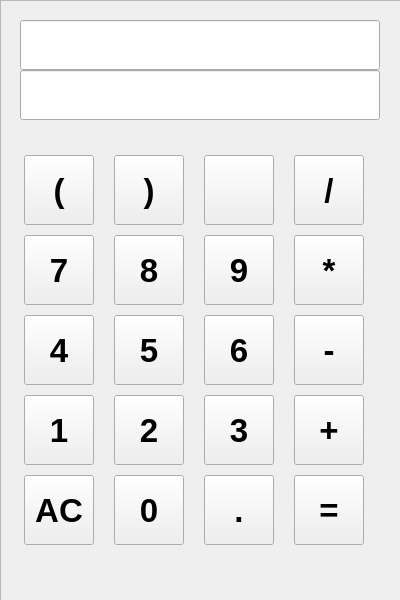
<?xml version="1.0" encoding="UTF-8"?>
<ui version="4.0">
 <class>QtWidgetsApplicationClass</class>
 <widget class="QWidget" name="QtWidgetsApplicationClass">
  <property name="geometry">
   <rect>
    <x>0</x>
    <y>0</y>
    <width>400</width>
    <height>600</height>
   </rect>
  </property>
  <property name="minimumSize">
   <size>
    <width>400</width>
    <height>600</height>
   </size>
  </property>
  <property name="maximumSize">
   <size>
    <width>400</width>
    <height>600</height>
   </size>
  </property>
  <property name="windowTitle">
   <string>原神计算器</string>
  </property>
  <property name="windowIcon">
   <iconset resource="QtWidgetsApplication.qrc">
    <normaloff>:/QtWidgetsApplication/image/ios.jpg</normaloff>:/QtWidgetsApplication/image/ios.jpg</iconset>
  </property>
  <property name="autoFillBackground">
   <bool>false</bool>
  </property>
  <property name="styleSheet">
   <string notr="true"/>
  </property>
  <widget class="QLineEdit" name="lineEdit2">
   <property name="geometry">
    <rect>
     <x>20</x>
     <y>20</y>
     <width>360</width>
     <height>50</height>
    </rect>
   </property>
   <property name="minimumSize">
    <size>
     <width>360</width>
     <height>50</height>
    </size>
   </property>
   <property name="maximumSize">
    <size>
     <width>360</width>
     <height>50</height>
    </size>
   </property>
   <property name="font">
    <font>
     <family>宋体</family>
     <pointsize>20</pointsize>
    </font>
   </property>
   <property name="cursor">
    <cursorShape>IBeamCursor</cursorShape>
   </property>
   <property name="text">
    <string/>
   </property>
   <property name="alignment">
    <set>Qt::AlignBottom|Qt::AlignRight|Qt::AlignTrailing</set>
   </property>
   <property name="readOnly">
    <bool>true</bool>
   </property>
  </widget>
  <widget class="QLineEdit" name="lineEdit1">
   <property name="geometry">
    <rect>
     <x>20</x>
     <y>70</y>
     <width>360</width>
     <height>50</height>
    </rect>
   </property>
   <property name="minimumSize">
    <size>
     <width>360</width>
     <height>50</height>
    </size>
   </property>
   <property name="maximumSize">
    <size>
     <width>360</width>
     <height>50</height>
    </size>
   </property>
   <property name="font">
    <font>
     <family>宋体</family>
     <pointsize>20</pointsize>
    </font>
   </property>
   <property name="text">
    <string/>
   </property>
   <property name="alignment">
    <set>Qt::AlignBottom|Qt::AlignRight|Qt::AlignTrailing</set>
   </property>
   <property name="readOnly">
    <bool>true</bool>
   </property>
  </widget>
  <widget class="QWidget" name="layoutWidget">
   <property name="geometry">
    <rect>
     <x>10</x>
     <y>140</y>
     <width>381</width>
     <height>421</height>
    </rect>
   </property>
   <layout class="QGridLayout" name="zujian">
    <property name="leftMargin">
     <number>0</number>
    </property>
    <item row="4" column="3">
     <widget class="QPushButton" name="num_dengyu">
      <property name="sizePolicy">
       <sizepolicy hsizetype="Minimum" vsizetype="Fixed">
        <horstretch>0</horstretch>
        <verstretch>0</verstretch>
       </sizepolicy>
      </property>
      <property name="minimumSize">
       <size>
        <width>70</width>
        <height>70</height>
       </size>
      </property>
      <property name="maximumSize">
       <size>
        <width>70</width>
        <height>150</height>
       </size>
      </property>
      <property name="font">
       <font>
        <pointsize>25</pointsize>
        <bold>true</bold>
       </font>
      </property>
      <property name="text">
       <string>=</string>
      </property>
     </widget>
    </item>
    <item row="3" column="2">
     <widget class="QPushButton" name="num_3">
      <property name="sizePolicy">
       <sizepolicy hsizetype="Minimum" vsizetype="Fixed">
        <horstretch>0</horstretch>
        <verstretch>0</verstretch>
       </sizepolicy>
      </property>
      <property name="minimumSize">
       <size>
        <width>70</width>
        <height>70</height>
       </size>
      </property>
      <property name="maximumSize">
       <size>
        <width>70</width>
        <height>70</height>
       </size>
      </property>
      <property name="font">
       <font>
        <pointsize>25</pointsize>
        <bold>true</bold>
       </font>
      </property>
      <property name="text">
       <string>3</string>
      </property>
     </widget>
    </item>
    <item row="3" column="3">
     <widget class="QPushButton" name="num_jia">
      <property name="sizePolicy">
       <sizepolicy hsizetype="Minimum" vsizetype="Fixed">
        <horstretch>0</horstretch>
        <verstretch>0</verstretch>
       </sizepolicy>
      </property>
      <property name="minimumSize">
       <size>
        <width>70</width>
        <height>70</height>
       </size>
      </property>
      <property name="maximumSize">
       <size>
        <width>70</width>
        <height>70</height>
       </size>
      </property>
      <property name="font">
       <font>
        <pointsize>25</pointsize>
        <bold>true</bold>
       </font>
      </property>
      <property name="text">
       <string>+</string>
      </property>
     </widget>
    </item>
    <item row="4" column="0">
     <widget class="QPushButton" name="num_AC">
      <property name="sizePolicy">
       <sizepolicy hsizetype="Minimum" vsizetype="Fixed">
        <horstretch>0</horstretch>
        <verstretch>0</verstretch>
       </sizepolicy>
      </property>
      <property name="minimumSize">
       <size>
        <width>70</width>
        <height>70</height>
       </size>
      </property>
      <property name="maximumSize">
       <size>
        <width>70</width>
        <height>70</height>
       </size>
      </property>
      <property name="font">
       <font>
        <pointsize>25</pointsize>
        <bold>true</bold>
       </font>
      </property>
      <property name="text">
       <string>AC</string>
      </property>
     </widget>
    </item>
    <item row="1" column="3">
     <widget class="QPushButton" name="num_cheng">
      <property name="sizePolicy">
       <sizepolicy hsizetype="Minimum" vsizetype="Fixed">
        <horstretch>0</horstretch>
        <verstretch>0</verstretch>
       </sizepolicy>
      </property>
      <property name="minimumSize">
       <size>
        <width>70</width>
        <height>70</height>
       </size>
      </property>
      <property name="maximumSize">
       <size>
        <width>70</width>
        <height>70</height>
       </size>
      </property>
      <property name="font">
       <font>
        <pointsize>25</pointsize>
        <bold>true</bold>
       </font>
      </property>
      <property name="text">
       <string>*</string>
      </property>
     </widget>
    </item>
    <item row="0" column="0">
     <widget class="QPushButton" name="num_zuo">
      <property name="sizePolicy">
       <sizepolicy hsizetype="Minimum" vsizetype="Fixed">
        <horstretch>0</horstretch>
        <verstretch>0</verstretch>
       </sizepolicy>
      </property>
      <property name="minimumSize">
       <size>
        <width>70</width>
        <height>70</height>
       </size>
      </property>
      <property name="maximumSize">
       <size>
        <width>70</width>
        <height>70</height>
       </size>
      </property>
      <property name="font">
       <font>
        <pointsize>25</pointsize>
        <bold>true</bold>
       </font>
      </property>
      <property name="text">
       <string>(</string>
      </property>
     </widget>
    </item>
    <item row="1" column="2">
     <widget class="QPushButton" name="num_9">
      <property name="sizePolicy">
       <sizepolicy hsizetype="Minimum" vsizetype="Fixed">
        <horstretch>0</horstretch>
        <verstretch>0</verstretch>
       </sizepolicy>
      </property>
      <property name="minimumSize">
       <size>
        <width>70</width>
        <height>70</height>
       </size>
      </property>
      <property name="maximumSize">
       <size>
        <width>70</width>
        <height>70</height>
       </size>
      </property>
      <property name="font">
       <font>
        <pointsize>25</pointsize>
        <bold>true</bold>
       </font>
      </property>
      <property name="text">
       <string>9</string>
      </property>
     </widget>
    </item>
    <item row="2" column="2">
     <widget class="QPushButton" name="num_6">
      <property name="sizePolicy">
       <sizepolicy hsizetype="Minimum" vsizetype="Fixed">
        <horstretch>0</horstretch>
        <verstretch>0</verstretch>
       </sizepolicy>
      </property>
      <property name="minimumSize">
       <size>
        <width>70</width>
        <height>70</height>
       </size>
      </property>
      <property name="maximumSize">
       <size>
        <width>70</width>
        <height>70</height>
       </size>
      </property>
      <property name="font">
       <font>
        <pointsize>25</pointsize>
        <bold>true</bold>
       </font>
      </property>
      <property name="text">
       <string>6</string>
      </property>
     </widget>
    </item>
    <item row="2" column="3">
     <widget class="QPushButton" name="num_jian">
      <property name="sizePolicy">
       <sizepolicy hsizetype="Minimum" vsizetype="Fixed">
        <horstretch>0</horstretch>
        <verstretch>0</verstretch>
       </sizepolicy>
      </property>
      <property name="minimumSize">
       <size>
        <width>70</width>
        <height>70</height>
       </size>
      </property>
      <property name="maximumSize">
       <size>
        <width>70</width>
        <height>70</height>
       </size>
      </property>
      <property name="font">
       <font>
        <pointsize>25</pointsize>
        <bold>true</bold>
       </font>
      </property>
      <property name="text">
       <string>-</string>
      </property>
     </widget>
    </item>
    <item row="0" column="2">
     <widget class="QPushButton" name="num_tui">
      <property name="sizePolicy">
       <sizepolicy hsizetype="Minimum" vsizetype="Fixed">
        <horstretch>0</horstretch>
        <verstretch>0</verstretch>
       </sizepolicy>
      </property>
      <property name="minimumSize">
       <size>
        <width>70</width>
        <height>70</height>
       </size>
      </property>
      <property name="maximumSize">
       <size>
        <width>70</width>
        <height>70</height>
       </size>
      </property>
      <property name="font">
       <font>
        <pointsize>25</pointsize>
        <bold>true</bold>
       </font>
      </property>
      <property name="text">
       <string/>
      </property>
      <property name="icon">
       <iconset resource="QtWidgetsApplication.qrc">
        <normaloff>:/QtWidgetsApplication/image/tui.png</normaloff>:/QtWidgetsApplication/image/tui.png</iconset>
      </property>
      <property name="iconSize">
       <size>
        <width>40</width>
        <height>40</height>
       </size>
      </property>
     </widget>
    </item>
    <item row="1" column="1">
     <widget class="QPushButton" name="num_8">
      <property name="sizePolicy">
       <sizepolicy hsizetype="Minimum" vsizetype="Fixed">
        <horstretch>0</horstretch>
        <verstretch>0</verstretch>
       </sizepolicy>
      </property>
      <property name="minimumSize">
       <size>
        <width>70</width>
        <height>70</height>
       </size>
      </property>
      <property name="maximumSize">
       <size>
        <width>70</width>
        <height>70</height>
       </size>
      </property>
      <property name="font">
       <font>
        <pointsize>25</pointsize>
        <bold>true</bold>
       </font>
      </property>
      <property name="text">
       <string>8</string>
      </property>
     </widget>
    </item>
    <item row="4" column="1">
     <widget class="QPushButton" name="num_0">
      <property name="sizePolicy">
       <sizepolicy hsizetype="Minimum" vsizetype="Fixed">
        <horstretch>0</horstretch>
        <verstretch>0</verstretch>
       </sizepolicy>
      </property>
      <property name="minimumSize">
       <size>
        <width>70</width>
        <height>70</height>
       </size>
      </property>
      <property name="maximumSize">
       <size>
        <width>70</width>
        <height>70</height>
       </size>
      </property>
      <property name="font">
       <font>
        <pointsize>25</pointsize>
        <bold>true</bold>
       </font>
      </property>
      <property name="text">
       <string>0</string>
      </property>
     </widget>
    </item>
    <item row="3" column="0">
     <widget class="QPushButton" name="num_1">
      <property name="sizePolicy">
       <sizepolicy hsizetype="Minimum" vsizetype="Fixed">
        <horstretch>0</horstretch>
        <verstretch>0</verstretch>
       </sizepolicy>
      </property>
      <property name="minimumSize">
       <size>
        <width>70</width>
        <height>70</height>
       </size>
      </property>
      <property name="maximumSize">
       <size>
        <width>70</width>
        <height>70</height>
       </size>
      </property>
      <property name="font">
       <font>
        <pointsize>25</pointsize>
        <bold>true</bold>
       </font>
      </property>
      <property name="text">
       <string>1</string>
      </property>
     </widget>
    </item>
    <item row="1" column="0">
     <widget class="QPushButton" name="num_7">
      <property name="sizePolicy">
       <sizepolicy hsizetype="Minimum" vsizetype="Fixed">
        <horstretch>0</horstretch>
        <verstretch>0</verstretch>
       </sizepolicy>
      </property>
      <property name="minimumSize">
       <size>
        <width>70</width>
        <height>70</height>
       </size>
      </property>
      <property name="maximumSize">
       <size>
        <width>70</width>
        <height>70</height>
       </size>
      </property>
      <property name="font">
       <font>
        <pointsize>25</pointsize>
        <bold>true</bold>
       </font>
      </property>
      <property name="text">
       <string>7</string>
      </property>
     </widget>
    </item>
    <item row="2" column="1">
     <widget class="QPushButton" name="num_5">
      <property name="sizePolicy">
       <sizepolicy hsizetype="Minimum" vsizetype="Fixed">
        <horstretch>0</horstretch>
        <verstretch>0</verstretch>
       </sizepolicy>
      </property>
      <property name="minimumSize">
       <size>
        <width>70</width>
        <height>70</height>
       </size>
      </property>
      <property name="maximumSize">
       <size>
        <width>70</width>
        <height>70</height>
       </size>
      </property>
      <property name="font">
       <font>
        <pointsize>25</pointsize>
        <bold>true</bold>
       </font>
      </property>
      <property name="text">
       <string>5</string>
      </property>
     </widget>
    </item>
    <item row="0" column="3">
     <widget class="QPushButton" name="num_chu">
      <property name="sizePolicy">
       <sizepolicy hsizetype="Minimum" vsizetype="Fixed">
        <horstretch>0</horstretch>
        <verstretch>0</verstretch>
       </sizepolicy>
      </property>
      <property name="minimumSize">
       <size>
        <width>70</width>
        <height>70</height>
       </size>
      </property>
      <property name="maximumSize">
       <size>
        <width>70</width>
        <height>70</height>
       </size>
      </property>
      <property name="font">
       <font>
        <pointsize>25</pointsize>
        <bold>true</bold>
       </font>
      </property>
      <property name="text">
       <string>/</string>
      </property>
     </widget>
    </item>
    <item row="4" column="2">
     <widget class="QPushButton" name="num_dian">
      <property name="sizePolicy">
       <sizepolicy hsizetype="Minimum" vsizetype="Fixed">
        <horstretch>0</horstretch>
        <verstretch>0</verstretch>
       </sizepolicy>
      </property>
      <property name="minimumSize">
       <size>
        <width>70</width>
        <height>70</height>
       </size>
      </property>
      <property name="maximumSize">
       <size>
        <width>70</width>
        <height>70</height>
       </size>
      </property>
      <property name="font">
       <font>
        <pointsize>25</pointsize>
        <bold>true</bold>
       </font>
      </property>
      <property name="text">
       <string>.</string>
      </property>
     </widget>
    </item>
    <item row="2" column="0">
     <widget class="QPushButton" name="num_4">
      <property name="sizePolicy">
       <sizepolicy hsizetype="Minimum" vsizetype="Fixed">
        <horstretch>0</horstretch>
        <verstretch>0</verstretch>
       </sizepolicy>
      </property>
      <property name="minimumSize">
       <size>
        <width>70</width>
        <height>70</height>
       </size>
      </property>
      <property name="maximumSize">
       <size>
        <width>70</width>
        <height>70</height>
       </size>
      </property>
      <property name="font">
       <font>
        <pointsize>25</pointsize>
        <bold>true</bold>
       </font>
      </property>
      <property name="text">
       <string>4</string>
      </property>
     </widget>
    </item>
    <item row="3" column="1">
     <widget class="QPushButton" name="num_2">
      <property name="sizePolicy">
       <sizepolicy hsizetype="Minimum" vsizetype="Fixed">
        <horstretch>0</horstretch>
        <verstretch>0</verstretch>
       </sizepolicy>
      </property>
      <property name="minimumSize">
       <size>
        <width>70</width>
        <height>70</height>
       </size>
      </property>
      <property name="maximumSize">
       <size>
        <width>70</width>
        <height>70</height>
       </size>
      </property>
      <property name="font">
       <font>
        <pointsize>25</pointsize>
        <bold>true</bold>
       </font>
      </property>
      <property name="text">
       <string>2</string>
      </property>
     </widget>
    </item>
    <item row="0" column="1">
     <widget class="QPushButton" name="num_you">
      <property name="sizePolicy">
       <sizepolicy hsizetype="Minimum" vsizetype="Fixed">
        <horstretch>0</horstretch>
        <verstretch>0</verstretch>
       </sizepolicy>
      </property>
      <property name="minimumSize">
       <size>
        <width>70</width>
        <height>70</height>
       </size>
      </property>
      <property name="maximumSize">
       <size>
        <width>70</width>
        <height>70</height>
       </size>
      </property>
      <property name="font">
       <font>
        <pointsize>25</pointsize>
        <bold>true</bold>
       </font>
      </property>
      <property name="text">
       <string>)</string>
      </property>
     </widget>
    </item>
   </layout>
  </widget>
  <widget class="QFrame" name="frame">
   <property name="geometry">
    <rect>
     <x>0</x>
     <y>0</y>
     <width>401</width>
     <height>601</height>
    </rect>
   </property>
   <property name="styleSheet">
    <string notr="true">background-image: url(:/QtWidgetsApplication/image/bg.jpg)</string>
   </property>
   <property name="frameShape">
    <enum>QFrame::StyledPanel</enum>
   </property>
   <property name="frameShadow">
    <enum>QFrame::Raised</enum>
   </property>
  </widget>
  <zorder>frame</zorder>
  <zorder>lineEdit2</zorder>
  <zorder>lineEdit1</zorder>
  <zorder>layoutWidget</zorder>
 </widget>
 <layoutdefault spacing="6" margin="11"/>
 <resources>
  <include location="QtWidgetsApplication.qrc"/>
 </resources>
 <connections/>
</ui>
